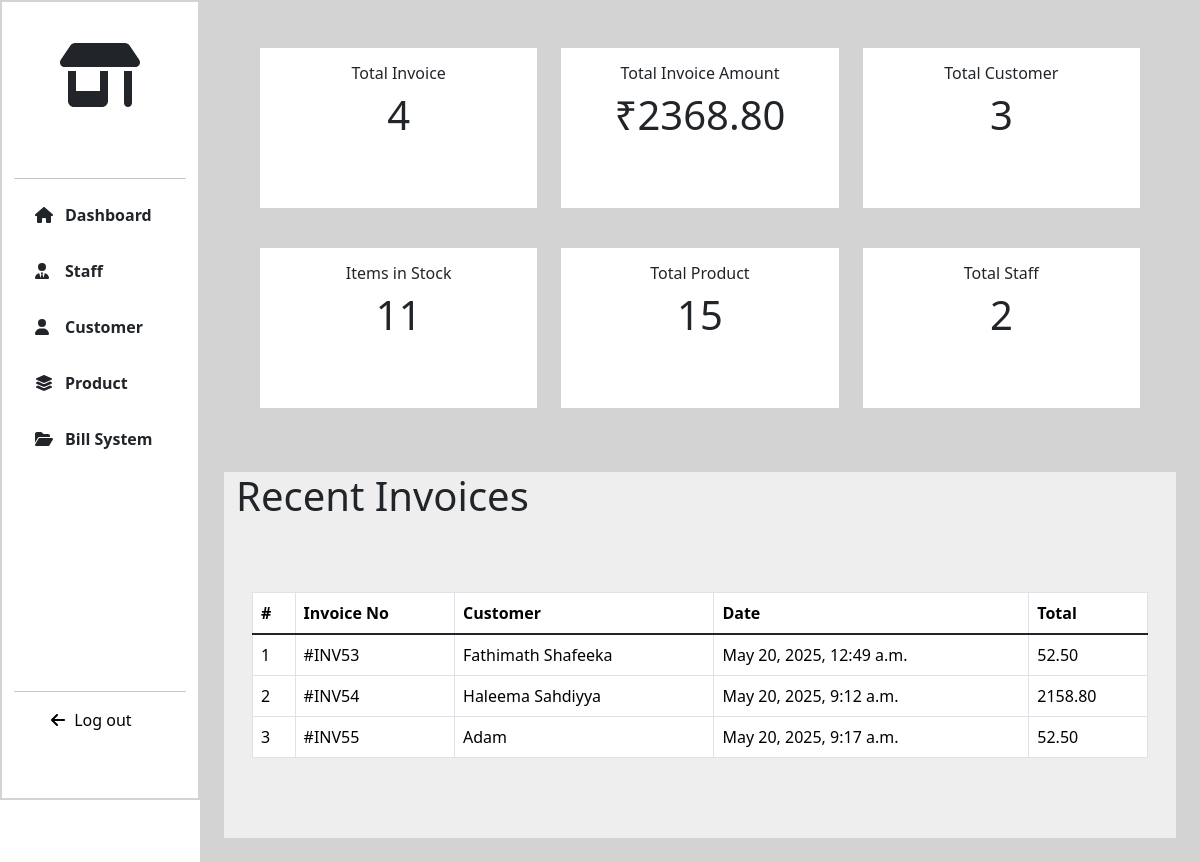
Page /dashboard/ (signed in) on the earlier database version.
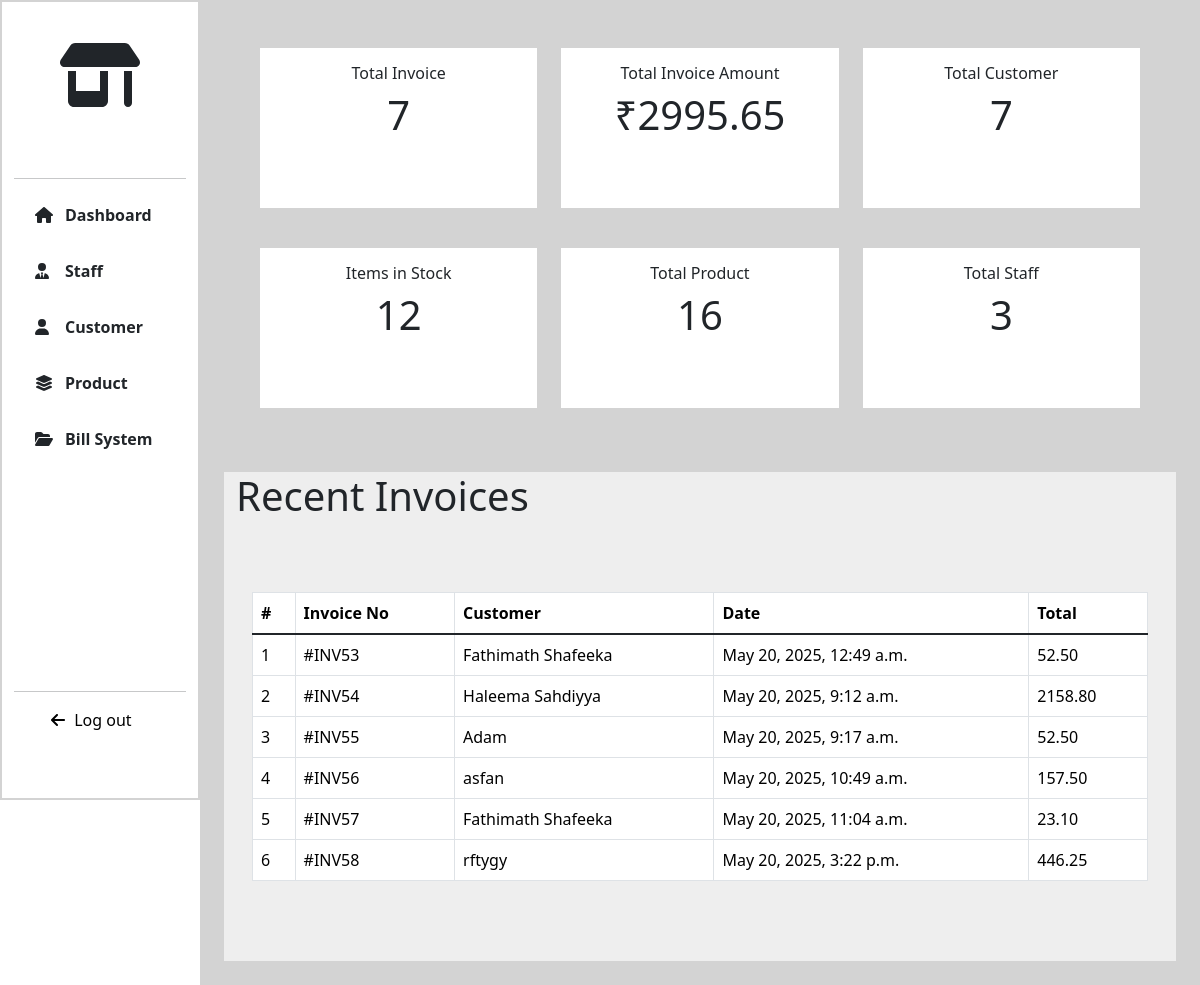
Same page on the later database version.
### BILLING/models.py (models this page shows, shortened)
class Invoice(models.Model):
    customer=models.ForeignKey(Customer,on_delete=models.CASCADE)
    staff=models.ForeignKey(User,on_delete=models.CASCADE)
    date=models.DateTimeField(auto_now_add=True)
    gst_percentage=models.IntegerField(default=5)
    total = models.DecimalField(max_digits=15,decimal_places=2,default=0)
    grand_total=models.DecimalField(max_digits=15,default=0,decimal_places=2)

### CUSTOMER/models.py (models this page shows, shortened)
class Customer(models.Model):
    fullname=models.CharField(max_length=255)
    phone=models.IntegerField(unique=True)
    address=models.TextField()

### MAIN_APP/views.py (the view)
# urls.py: path('dashboard/',views.dashboard, name='dashboard'),
@login_required
def dashboard(request):
    invoices=Invoice.objects.all().count()
    customers=Customer.objects.all().count()
    products=Product.objects.all().count()
    staffs=User.objects.filter(is_staff=True,is_superuser=False).count()
    today = timezone.now().date()
    recent_invoice=Invoice.objects.filter(date__date=today)
    total_invoice_amount=Invoice.objects.all().aggregate(total_sum=(Sum('grand_total')))['total_sum'] or 0.00
    stocks = Product.objects.filter(stock__gt=0).count()
    return render(request,'dashboard.html',locals())

### Templates/dashboard.html (shortened to what this page needs)
{% extends 'extends.html' %}
{% load static %}
{% block content %}
<div class="col-lg-10 col-md-9 col-sm-9 page-col">
    <div class="dashboard-content p-4">
        <div class="row p-4" style="height: auto;">
            <div class="col-lg-4">
                <div class="dashboard-box">
                    <div class="box-content">
                        <h6>Total Invoice</h6>
                        <h1>{{ invoices }}</h1>
                    </div>
                </div>
            </div>
            <div class="col-lg-4">
                <div class="dashboard-box">
                    <div class="box-content">
                        <h6>Total Invoice Amount</h6>
                        <h1>₹{{ total_invoice_amount|floatformat:2 }}</h1>
                    </div>
                </div>
            </div>
            <div class="col-lg-4">
                <div class="dashboard-box">
                    <div class="box-content">
                        <h6>Total Customer</h6>
                        <h1>{{ customers }}</h1>
                    </div>
                </div>
            </div>
            <div class="col-lg-4">
                <div class="dashboard-box">
                    <div class="box-content">
                        <h6>Items in Stock</h6>
                        <h1>{{ stocks }}</h1>
                    </div>
                </div>
            </div>
            <div class="col-lg-4">
                <div class="dashboard-box">
                    <div class="box-content">
                        <h6>Total Product</h6>
                        <h1>{{ products }}</h1>
                    </div>
                </div>
            </div>
            <div class="col-lg-4">
                <div class="dashboard-box">
                    <div class="box-content">
                        <h6>Total Staff</h6>
                        <h1>{{ staffs }}</h1>
                    </div>
                </div>
            </div>
        </div>
        <div class="row" style="height: auto;">
            <div class="recent-invoice">
                <h1>Recent Invoices</h1>
                <div class="invoice-content">
                    {% if recent_invoice %}
                    <div class="table-div">
                        <div class="table-responsive" >
                        <table class="table table-hover table-bordered">
                            <thead>
                                <tr>
                                    <th scope="col">#</th>
                                    <th scope="col">Invoice No</th>
                                    <th scope="col">Customer</th>
                                    <th scope="col">Date</th>
                                    <th scope="col">Total</th>
                                </tr>
                                </thead>
                                <tbody class="table-group-divider">
                                    {% for invoice in recent_invoice %}
                                    <tr>
                                        <td class="text-nowrap">{{ forloop.counter }}</td>
                                        <td class="text-nowrap">#INV{{ invoice.id }}</td>
                                        <td class="text-nowrap">{{ invoice.customer.fullname }}</td>
                                        <td class="text-nowrap">{{ invoice.date }}</td>
                                        <td class="text-nowrap">{{ invoice.grand_total }}</td>
                                    </tr>
                                    {% endfor %}
                                </tbody>
                        </table>
                        </div>
                    </div>
                {% else %}
                    <div class="else">
                            <div class="p-4 text-center text-box">
                            <h4>No Invoice found!</h4>
                            </div>
                    </div>
                {% endif %}
                </div>
            </div>
        </div>
    </div>
</div>
{% endblock %}

### Templates/extends.html (shortened to what this page needs)
<!DOCTYPE html>
{% load static %}
<html lang="en">
<head>
    <link rel="stylesheet" href="{% static '/CSS/index.css' %}">
    <link rel="stylesheet" href="{% static '/CSS/dashboard.css' %}">
    <link href="https://cdn.jsdelivr.net/npm/bootstrap@5.3.5/dist/css/bootstrap.min.css" rel="stylesheet">
    <link rel="stylesheet" href="https://cdnjs.cloudflare.com/ajax/libs/bootstrap/5.3.3/css/bootstrap.min.css">
    <link rel="stylesheet" href="https://cdnjs.cloudflare.com/ajax/libs/font-awesome/6.7.2/css/all.min.css" />
</head>
<body>
    <div class="dashboard-page">
        <div class="container-fluid">
            <div class="row">
                <div class="col-lg-2 col-md-3 col-sm-3 icon-col">
                    <div class="main-icon">
                         <div>
                            <i class="fa-solid fa-shop"></i>
                         </div>
                    </div>
                    <hr>
                    <div class="sub-icon">
                        <ul class="list-group">
                            <a href="{% url 'dashboard' %}" class="list-group-item"><span><i class="fa-solid fa-house"></i></span> <p>Dashboard</p></a>
                            {% if user.is_superuser %}
                            <a href="{% url 'staff' %}" class="list-group-item"><span><i class="fa-solid fa-user-tie"></i></span> <p>Staff</p></a>
                            {% endif %}
                            <a href="{% url 'customers' %}" class="list-group-item"><span><i class="fa-solid fa-user"></i></span><p>Customer</p></a>
                            <a href="{% url 'products_list' %}" class="list-group-item"><span><i class="fa-solid fa-layer-group"></i></span><p>Product</p></a>
                            <a href="{% url 'invoices' %}" class="list-group-item"><span><i class="fa-solid fa-folder-open"></i></span><p>Bill System</p></a>
                        </ul>
                    </div>
                    <hr>
                    <div class="end-icon">
                        <ul>
                            <a class="logout_btn" href="{% url 'logout_page' %}"><span><i class="fa-solid fa-arrow-left"></i></span> Log out</a>
                        </ul>
                    </div>
                </div>
                {% block content %}
                {% endblock %}
            </div>
        </div>
    </div>
</body>
</html>

### static/CSS/index.css (style rules this page uses)
body { margin: 0px; padding: 0px; box-sizing: border-box; }

### static/CSS/dashboard.css (style rules this page uses)
.table-responsive { width: 100%; overflow-x: auto; }
.row { height: 100vh; }
.icon-col { border: 2px solid lightgray ; position: fixed; height: 100vh; }
.main-icon { height: 20vh; position: relative; }
.main-icon div { text-align: center; font-size: 64px; padding: 25px; }
.sub-icon { height: 60vh; }
.list-group-item { border: transparent !important; display: flex !important; }
.list-group-item span { padding: 0 5px; width: 35px; }
.list-group-item p { font-weight: 600; }
.end-icon .logout_btn { text-decoration: none; color: #000; }
.end-icon .logout_btn span { padding: 5px; }
.page-col { background-color: lightgray; margin-left: auto; }
.table-div { padding: 4rem 1rem; }
.dashboard-content .dashboard-box { text-align: center; height: 25vh; }
.dashboard-box .box-content { background-color: #fff; margin: auto; padding: 1rem; height: 20vh; }
.recent-invoice { background-color: #eee; }

Differences in the rows shown:
added Invoice: id "56", customer.fullname "asfan", date "May 20, 2025, 10:49 a.m.", grand_total "157.50"
added Invoice: id "57", customer.fullname "Fathimath Shafeeka", date "May 20, 2025, 11:04 a.m.", grand_total "23.10"
added Invoice: id "58", customer.fullname "rftygy", date "May 20, 2025, 3:22 p.m.", grand_total "446.25"
Other differences:
{{ invoices }}: "4" → "7"
{{ total_invoice_amount|floatformat:2 }}: "2368.80" → "2995.65"
{{ customers }}: "3" → "7"
{{ stocks }}: "11" → "12"
{{ products }}: "15" → "16"
{{ staffs }}: "2" → "3"
